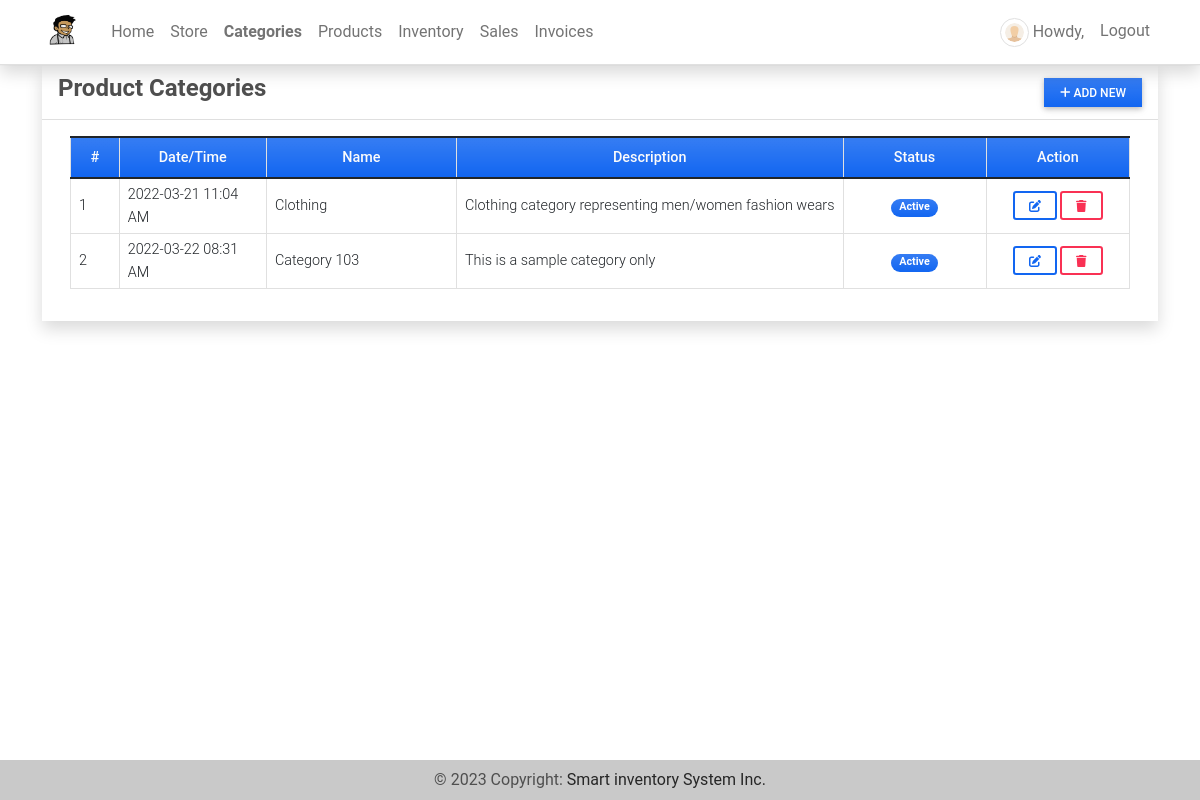
Before: /category (signed in) with the older database file.
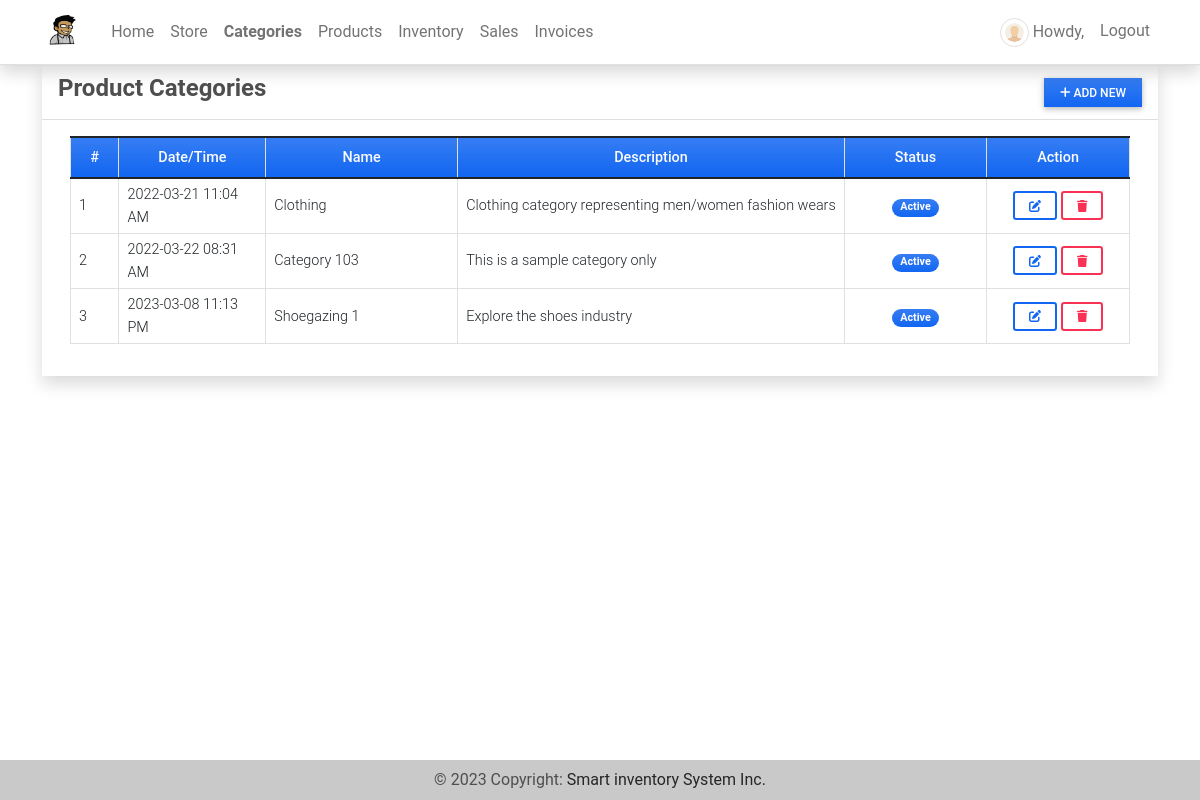
After: the same page with the newer database file.
### imsApp/models.py (models this page shows, shortened)
class Category(models.Model):
    name = models.CharField(max_length=250)
    description = models.TextField()
    status = models.CharField(max_length=2, choices=(('1','Active'),('2','Inactive')), default=1)
    date_created = models.DateTimeField(default=timezone.now)
    date_updated = models.DateTimeField(auto_now=True)

### imsApp/auth.py (the view)
    def wrapper_function(request,*args,**kwargs):
        if request.user.is_superuser:
            return view_function(request,*args,**kwargs)
        else:
            return redirect('home-page')

### imsApp/auth.py (called while the page is built)
def admin_only(view_function):
    def wrapper_function(request,*args,**kwargs):
        if request.user.is_superuser:
            return view_function(request,*args,**kwargs)
        else:
            return redirect('home-page')
    return wrapper_function

### imsApp/views.py (called while the page is built)
@admin_only
@login_required
def category_mgt(request):
    context['page_title'] = "Product Categories"
    categories = Category.objects.all()
    context['categories'] = categories
    return render(request, 'category_mgt.html', context)

### imsApp/templates/category_mgt.html (shortened to what this page needs)
{% extends 'base.html' %} {% block pageContent %}
<div class="col-lg-12 col-md-12 col-sm-12 col-xs-12">
    <div class="card card-default rounded-0 shadow ">
        <div class="card-header">
            <div class="d-flex w-100 align-items-center justify-content-between">
                <h4 class="card-title fw-bold">Product Categories</h4>
                <div class="tools">
                    <button type="button" class="btn btn-primary rounded-0 bg-gradient btn-sm" id='add_new'><i class="fa fa-plus"></i> Add New</button>
                </div>
            </div>
        </div>
        <div class="card-body">
            <div class="container-fluid">
                <table class="table table-bordered" id="category-list">
                    <colgroup>
                        <col width="5%">
                        <col width="15%">
                        <col width="20%">
                        <col width="30%">
                        <col width="15%">
                        <col width="15%">
                    </colgroup>
                    <thead>
                        <tr class="bg-gradient bg-primary bg-opacity-50 text-light">
                            <th class="px-2 py-2 text-center">#</th>
                            <th class="px-2 py-2 text-center">Date/Time</th>
                            <th class="px-2 py-2 text-center">Name</th>
                            <th class="px-2 py-2 text-center">Description</th>
                            <th class="px-2 py-2 text-center">Status</th>
                            <th class="px-2 py-2 text-center">Action</th>
                        </tr>
                    </thead>
                    <tbody>
                        {% for category in categories %}
                        <tr>
                            <td class="px-2 py-1 align-middle">{{ forloop.counter }}</td>
                            <td class="px-2 py-1 align-middle">{{ category.date_created|date:"Y-m-d h:i A" }}</td>
                            <td class="px-2 py-1 align-middle">{{ category.name }}</td>
                            <td class="px-2 py-1 align-middle">
                                <p class="m-0 text-truncate">{{ category.description }}</p>
                            </td>
                            <td class="px-1 py-1 align-middle text-center">
                                {% if category.status == '1' %}
                                <span class="badge bg-primary bg-gradient rounded-pill px-2">Active</span> {% else %}
                                <span class="badge bg-secondary bg-gradient rounded-pill px-2">Inactive</span> {% endif %}
                            </td>
                            <td class="px-2 py-1 align-middle text-center">
                                <a class="btn btn-outline-primary btn-sm edit-data" href="javascript:void(0)" data-id="{{ category.pk }}" title="Edit">
                                    <i class="fa fa-edit"></i>
                                </a>
                                <button class="btn btn-outline-danger btn-sm delete-data" type="button" data-id="{{ category.pk }}" title="Delete">
                                    <i class="fa fa-trash"></i>
                                </button>
                            </td>
                        </tr>
                        {% endfor %}
                    </tbody>
                </table>
            </div>
        </div>
    </div>
</div>
{% endblock pageContent %}

### imsApp/templates/base.html (shortened to what this page needs)
{% load static %}
<!DOCTYPE html>
<html lang="en">
<head>
    <link rel="stylesheet" href="{% static 'assets/font-awesome/css/all.min.css' %}">
    <link rel="stylesheet" href="{% static 'assets/bootstrap/css/bootstrap.min.css' %}">
    <link rel="stylesheet" href="{% static 'assets/select2/dist/css/select2.min.css' %}">
    <link rel="stylesheet" href="{% static 'assets/mdb-blogtemplate/css/mdb.min.css' %}" />
    <link rel="stylesheet" href="{% static 'assets/DataTables/datatables.min.css' %}" />
    <link rel="stylesheet" href="{% static 'assets/default/css/style.css' %}">
    <link rel="stylesheet" href="https://cdnjs.cloudflare.com/ajax/libs/viewerjs/1.11.2/viewer.css" />
</head>
<body class="">
    {% block TopNavigation %} {% include "TopNavigation.html" %} {% endblock TopNavigation %}
    <main>
        <div class="container mb-5">
             {% block pageContent %} {% endblock pageContent %}
        </div>
    </main>
    <footer class="bg-light mt-2 text-lg-start">
        <div class="text-center p-3" style="background-color: rgba(0, 0, 0, 0.2);">
            © {% now 'Y' %} Copyright:
            <a class="text-dark" href="." target="_blank">Smart inventory System Inc.</a>
        </div>
    </footer>
</body>
</html>

### imsApp/templates/topNavigation.html (shortened to what this page needs)
{% load static %}
<header>
    <nav class="navbar navbar-expand-lg navbar-light bg-white fixed-top shadow border-bottom">
        <div class="container">
            <a class="navbar-brand" target="_blank" href="{% url 'home-page' %}">
                <img src="{{ MEDIA_URL }}/default/smartInv.jpg" height="16" alt="{{ MEDIA_URL }}" loading="lazy" style="margin-top: -3px;" />
            </a>
            <div class="collapse navbar-collapse" id="navbarExample01">
                <ul class="navbar-nav me-auto mb-2 mb-lg-0" id="topNav">
                    {% if user.id and user.is_superuser %}
                    <li class="nav-item">
                        <a class="nav-link" aria-current="page" href="{% url 'home-page' %}">Home</a>
                    </li>
                    <li class="nav-item">
                        <a class="nav-link" aria-current="page" href="{% url 'store-page' %}">Store</a>
                    </li>
                    <li class="nav-item">
                        <a class="nav-link" aria-current="page" href="{% url 'category-page' %}">Categories</a>
                    </li>
                    <li class="nav-item">
                        <a class="nav-link" aria-current="page" href="{% url 'product-page' %}">Products</a>
                    </li>
                    <li class="nav-item">
                        <a class="nav-link" aria-current="page" href="{% url 'inventory-page' %}">Inventory</a>
                    </li>
                    <li class="nav-item">
                        <a class="nav-link" aria-current="page" href="{% url 'sales-page' %}">Sales</a>
                    </li>
                    <li class="nav-item">
                        <a class="nav-link" aria-current="page" href="{% url 'invoice-page' %}">Invoices</a>
                    </li>
                    {% elif unassigned %}
                    <li class="home">
                        <a class="nav-link" aria-current="page" href="{% url 'home-page' %}">Home</a>
                    </li>
                    {% endif %}
                </ul>
                <ul class="navbar-nav d-flex flex-row">
                    {% if user.id %} {% if user.profile.user_type == 1 %} {% endif %}
                    <li class="nav-item me-3 me-lg-0">
                        <a class="nav-link" href="{% url 'profile' %}">
                            <span class="me-1"><img src="{{ MEDIA_URL }}/default/default-avatar.png" alt="User Avatar" id="user-avatar" class="img-thumbnail rounded-circle"></span>Howdy, {{ user.first_name }} {{user.last_name}}
                        </a>
                    </li>
                    <li class="nav-item me-3 me-lg-0">
                        <a class="nav-link" href="{% url 'logout' %}">Logout</a>
                    </li>
                    {% endif %}
                </ul>
            </div>
        </div>
    </nav>
</header>

### static/assets/default/css/style.css (style rules this page uses)
html, body { height: 100%; width: 100%; max-height: 100%; overflow: auto; display: flex; flex-direction: column; }
body>header { flex-shrink: auto; }
body>main { flex-shrink: auto; flex-grow: auto; overflow: auto; }
body>footer { flex-shrink: auto; position: absolute; bottom: 0; left: 0; width: calc(100%); }
#user-avatar { width: 1.8rem; height: 1.8rem; object-fit: scale-down; object-position: center center; }
.navbar-brand>img { height: 2em; }
.nav-item.active a.nav-link { font-weight: bolder !important; }

### imsApp/templates/base.html (style rules this page uses)
footer { position: relative; bottom: 0; width: 100%; height: 40px; line-height: 0.5; }

Changed rows visible on the page:
added Category: date_created "2023-03-08 11:13 PM", name "Shoegazing 1", description "Explore the shoes industry", status "Active"
